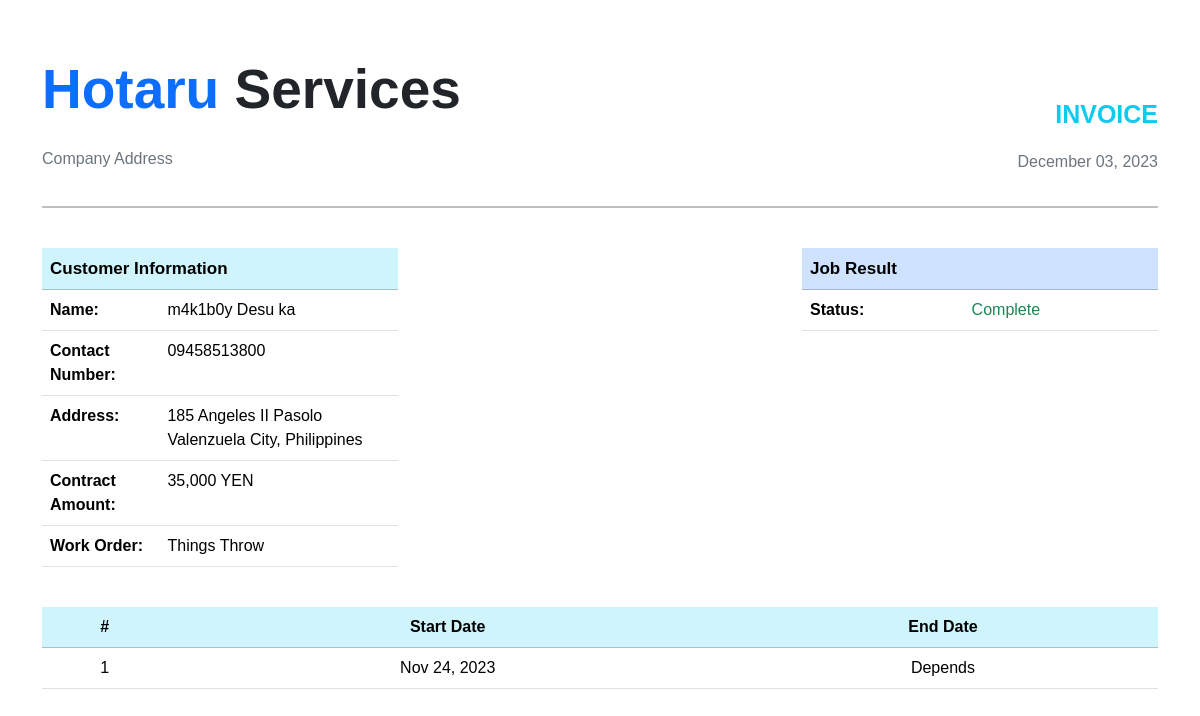
/admin/completedReport.php?id=12, run on the app's committed database.
### tables this page shows
CREATE TABLE `accepted` (
  `accepted_id` int(11) NOT NULL,
  `accepted_inquiry_id` int(11) NOT NULL,
  `accepted_client_name` text NOT NULL,
  `accepted_contract` int(11) NOT NULL,
  `accepted_start_date` int(11) NOT NULL,
  `accepted_location` text NOT NULL
);

CREATE TABLE `inquiry` (
  `inquiry_id` int(11) NOT NULL,
  `client_email` varchar(255) NOT NULL,
  `client_name` varchar(255) NOT NULL,
  `client_number` varchar(255) NOT NULL,
  `client_region` varchar(255) NOT NULL,
  `client_wo` varchar(255) NOT NULL,
  `client_comment` varchar(255) NOT NULL,
  `inquiry_status` int(11) NOT NULL
);

### admin/completedReport.php (the view, shortened to what this page needs)
<?php
include("../connection.php");
if (isset($_GET["id"])) :
    $inquiry_id = mysqli_real_escape_string($conn, $_GET['id']);
    $inquiryInfo = mysqli_query($conn, "SELECT * FROM inquiry WHERE inquiry_id = $inquiry_id AND inquiry_status >= 1");
    if ($inquiryInfo->num_rows == 1) {
        $inquiryInfo = $inquiryInfo->fetch_assoc();
        $acceptedInfo = mysqli_query($conn, "SELECT * FROM accepted WHERE accepted_inquiry_id = $inquiry_id")->fetch_assoc();
    }
    include './includes/header.php';
?>
    <div class="container py-5">
        <div class="row">
            <div class="col-md-6">
                <div class="row">
                    <p class="fw-bolder" style="font-size: 55px;"><span class="text-primary">Hotaru</span> Services</p>
                </div>
                <p class="text-secondary">Company Address</p>
            </div>
            <div class="col-md-6 text-md-end mt-0 mt-md-5">
                <p class="text-info fw-bolder" style="font-size:25px;">INVOICE</p>
                <p class="text-secondary"><?php echo date("F d, Y", time()) ?></p>
            </div>
        </div>
        <hr style="border: 1px solid black;">
        <div class="row py-4 d-flex justify-content-between">
            <div class="col-md-4">
                <table class="table table-customer-information">
                    <thead class="table-info">
                        <th style="font-size: 17px;" colspan="2">Customer Information</th>
                    </thead>
                    <tbody>
                        <tr>
                            <th class="fw-bolder">Name:</th>
                            <td><?php echo $acceptedInfo["accepted_client_name"] ?></td>
                        </tr>
                        <tr>
                            <th class="fw-bolder">Contact Number:</th>
                            <td><?php echo $inquiryInfo["client_number"] ?></td>
                        </tr>
                        <tr>
                            <th class="fw-bolder">Address:</th>
                            <td><?php echo $acceptedInfo["accepted_location"] ?></td>
                        </tr>
                        <tr>
                            <th class="fw-bolder">Contract Amount:</th>
                            <td><?php echo number_format($acceptedInfo["accepted_contract"])?> YEN</td>
                        </tr>
                        <tr>
                            <th class="fw-bolder">Work Order:</th>
                            <td><?php echo $inquiryInfo["client_wo"]?></td>
                        </tr>
                    </tbody>
                </table>
            </div>
            <div class="col-md-4">
                <table class="table">
                    <thead class="table-primary">
                        <th style="font-size: 17px;" colspan="2">Job Result</th>
                    </thead>
                    <tbody>
                        <tr>
                            <th class="fw-bolder">Status:</th>
                           <?php
                             if ($inquiryInfo["inquiry_status"] == 2){echo ' <td class="text-success">Complete</td>';}?>
                        </tr>
                    </tbody>
                </table>
            </div>
        </div>
        <table class="table text-center table-responsive align-middle">
            <thead class="table-info">
                <th>#</th>
                <th>Start Date</th>
                <th>End Date</th>
            </thead>
            <tbody>
                <tr>
                    <td>
                        1
                    </td>
                    <td><?php echo date("M d, Y",$acceptedInfo["accepted_start_date"])?></td>
                    <td>Depends</td>
                </tr>
            </tbody>
        </table>
    </div>
<?php endif ?>

### admin/includes/header.php (style rules this page uses)
body { font-family: 'Meiryo', sans-serif; }
@media screen and (min-width: 1024px) { body { font-family: 'Hiragino Kaku Gothic Pro', 'ヒラギノ角ゴ Pro W3', sans-serif; } }

### data on the page
accepted: accepted_client_name "m4k1b0y Desu ka", accepted_location "185 Angeles II Pasolo Valenzuela City, Philippines", accepted_contract "35,000", accepted_start_date "Nov 24, 2023"
inquiry: client_number "09458513800", client_wo "Things Throw"
